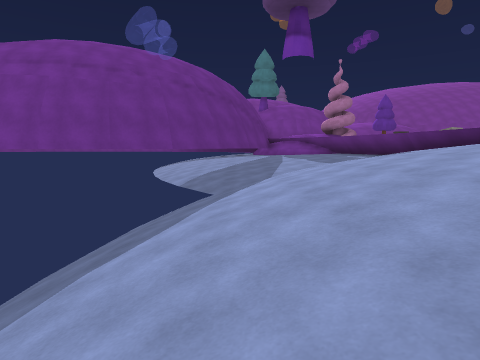
view 1 (above)

12 first-person views from a walk through a scene from a Unity 3-D project. The camera is 1.4 m above the floor, tilts 6° down and sees 75° across. The floor is counted in squares, 2 m on a side. Each view is taken from the middle of a square. On the plan, view 1 faces up. The plan holds only what a view shows up to about 10 squares ahead; the rest is blank. The place goes on beyond the plan. Some surface patterns are stand-ins.

view 2
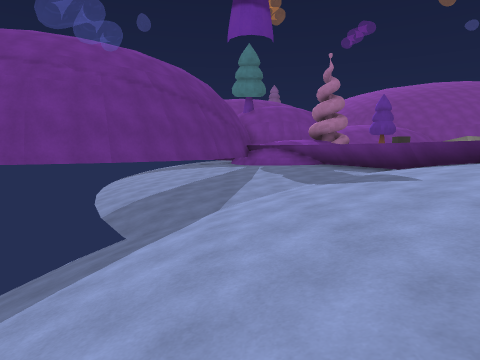

view 3
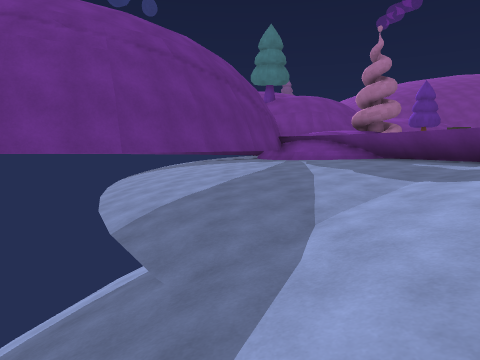

view 4
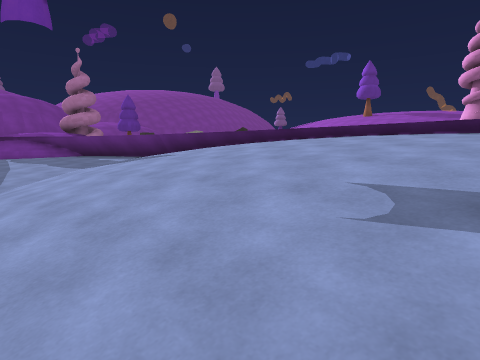

view 5
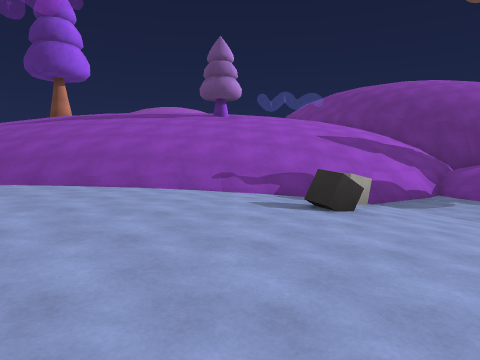

view 6
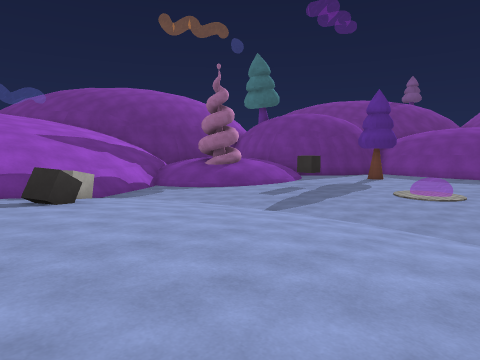

view 7
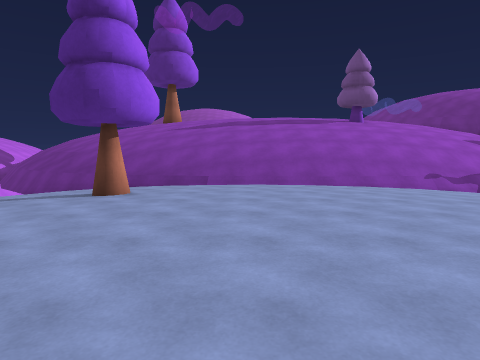

view 8
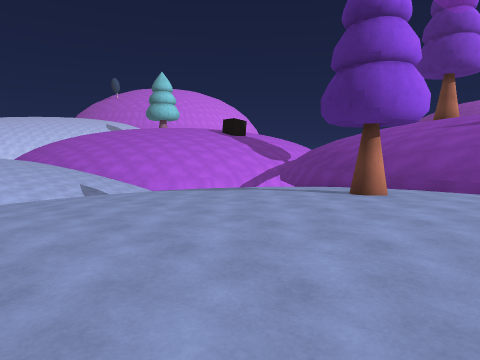

view 9
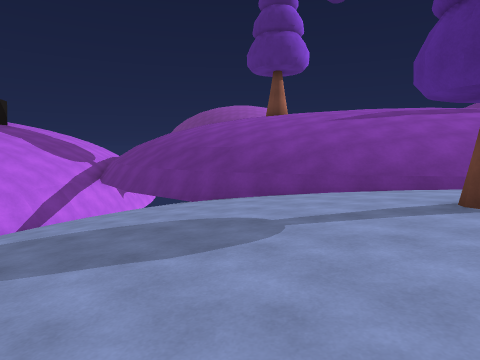

view 10
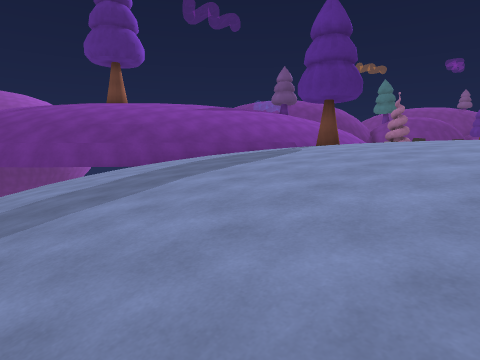

view 11
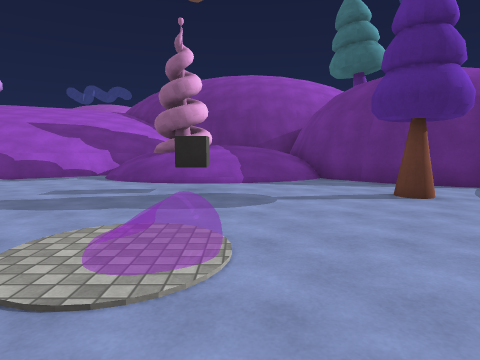

view 12
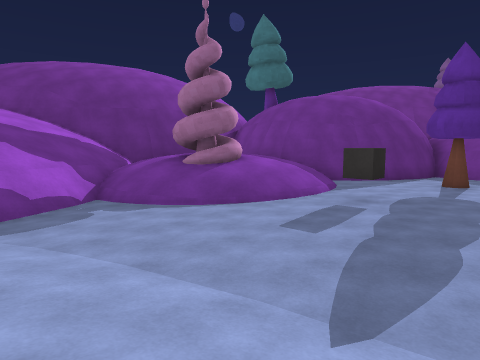

### Floor plan
Key: @ floor where view 1 was taken; # wall or solid block; . main floor; : floor 0.25 m higher than the main floor; - floor 0.5 m lower than the main floor; + floor 0.75 m higher than the main floor; _ floor 0.75 m lower than the main floor; * floor 1.25 m higher than the main floor; < floor 1.25 m lower than the main floor; / step, stairs or slope; = window, fence, low wall or low ledge; ^ raised ledge; O other object.
Columns run from 2 left of view 1 to 13 right of it. Each row starts with its distance up from view 1.
 22          ###
 21          #/#
 20         ##-.
 19        ##-O...
 18      ###--.....
 17       **:......
 16       **+.... ..
 15    #  ##+.O....
 14    ##*#O=-.....
 13   ####+//-.....
 12   #--##-----...
 11  ##---#---......
 10 ##_---##-.::::::
  9 /<<_---^O:::::::
  8 /<<__-.=:O/:+++:
  7 //<<--.^::++++++
  6 ///_-.:^:+++**
  5 //<_-.:^:++**
  4 //<--.:^++****
  3 //<--::^++*****
  2 //<--::^++******
  1  /<--.:^++******
  0   @   :^:+O*****
 -1      .:^:+++***+
 -2      -#=::++++++
 -3      -=.::::+++
 -4      ##..::::::
 -5     /#---.:::::
 -6     // ---.....
 -7    //  /_------
 -8    ##     ___--

Where each view was taken, in squares from view 1:
view 1: 0 up, 0 right, facing up
view 2: 2 up, 1 right, facing up
view 3: 4 up, 0 right, facing up
view 4: 1 up, 0 right, facing up-right
view 5: 7 up, 12 right, facing left
view 6: 7 up, 13 right, facing up-left
view 7: 2 up, 13 right, facing left
view 8: 2 up, 13 right, facing down-left
view 9: 3 down, 11 right, facing left
view 10: 8 down, 12 right, facing up-left
view 11: 16 up, 13 right, facing left
view 12: 10 up, 10 right, facing up-left
